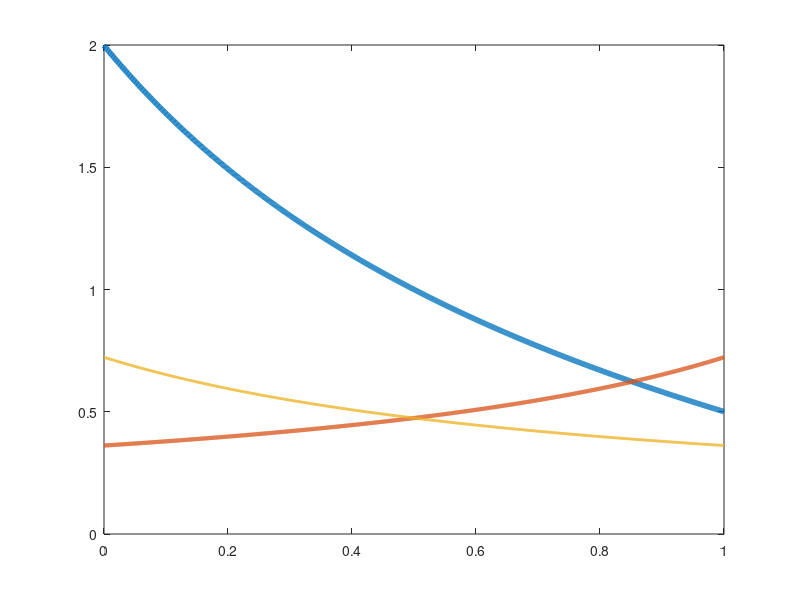

This chart was generated by the following MATLAB code: (Note: this script raises an error after producing the figure.)
close all;
clear all;
r1=1600;
r2=5000;
s=tf('s');
h= @(k) 1/((s/k)+1);

Qz=@(k) ((2.*r1+r2).*10.*r2)./((r2.*r2.*10-k.*k.*r2.*r2 -9.*k.*r2.*r2+r1.*r1+31.*r1.*r2)*sqrt(2+(r2/r1)));

Qp= @(k)((2.*r1+r2).*10.*r2)./((11.*k.*r2*r2-k.*k.*r2*r2+r1*r1+31*r1*r2).*sqrt(2+(r2/r1)));

K=0:0.001:1;

plot(K,Qp(K)./Qz(K),'LineWidth',4);
hold on;
plot(K,Qz(K),'LineWidth',3);

plot(K,Qp(K),'LineWidth',2);

formataxes('', 'K','', ... % titulo y ejes
                    '$A_0$','$Q_z$','$Q_p$')% legends
